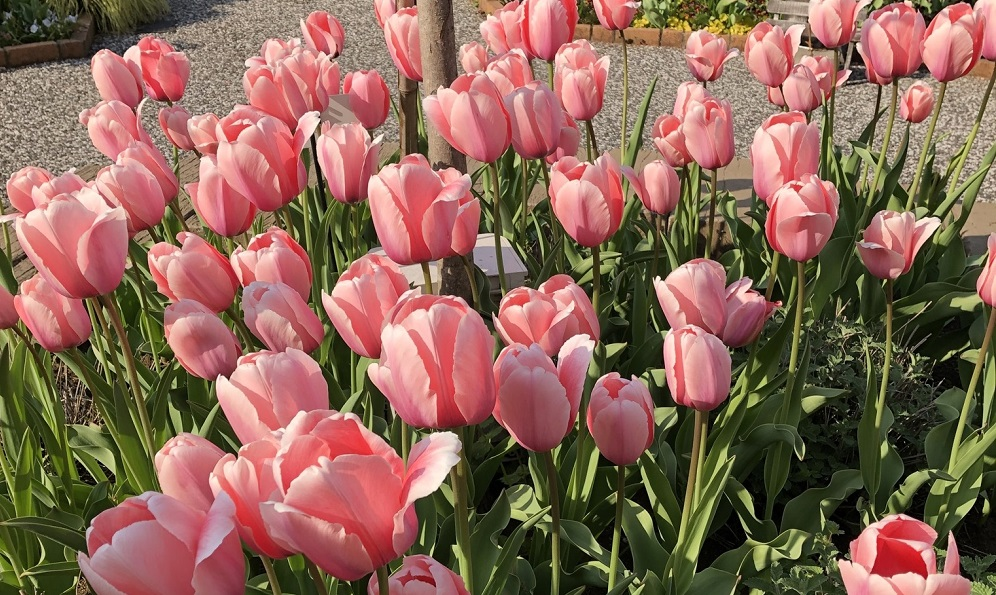
#> input picture Pythonふりがなプログラミング_スクレイピング入門/Chap2/img/flower1.jpg, 996 x 595 px
$ python -i dispImageGrey.py   (imports and definitions only)
#> lines starting #> are read from the running program, lines starting #| are printed output that depends on the picture
import tkinter as tk
import tkinter.filedialog as fd
import PIL.Image
import PIL.ImageTk

def dispPhoto(path):
    # 画像を読み込む
    newImage = PIL.Image.open(path).convert("L").resize((140,280)).resize((350,700),resample=0)
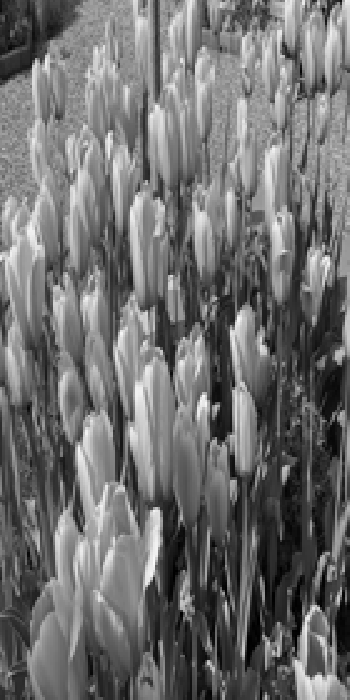
#> newImage: PIL image 350x700 L; min 0, max 249, mean 111.2
    # そのイメージをラベルに表示する
#> (the run stopped early here; a loop or call above may not have finished)

$ run again, on Pythonふりがなプログラミング_スクレイピング入門/Chap2/img/flower2.jpg
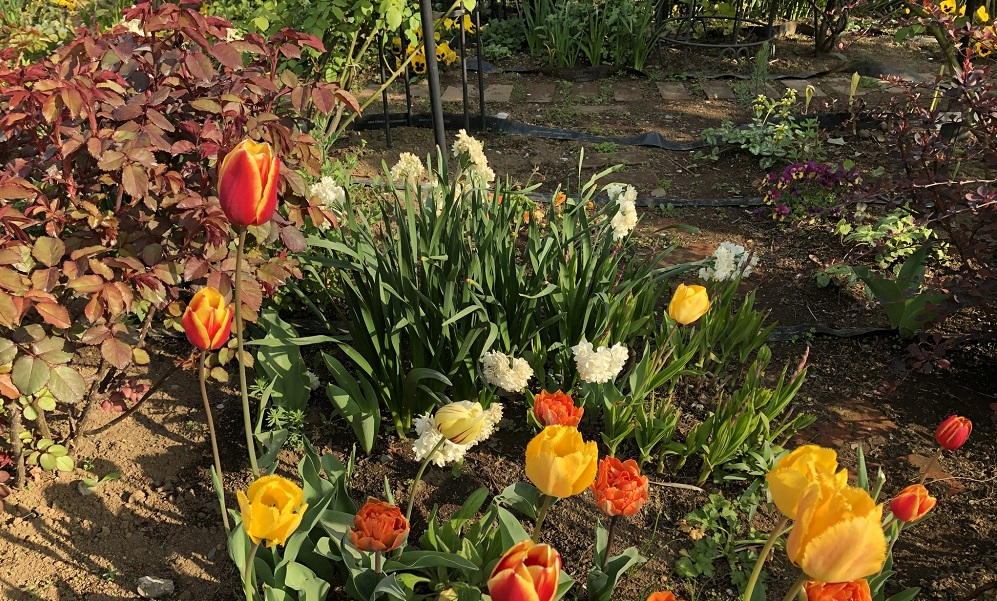
#> input picture Pythonふりがなプログラミング_スクレイピング入門/Chap2/img/flower2.jpg, 997 x 601 px
#> in dispPhoto, `newImage = PIL.Image.open(path).convert("L").resize((140,280)).resize(..`:
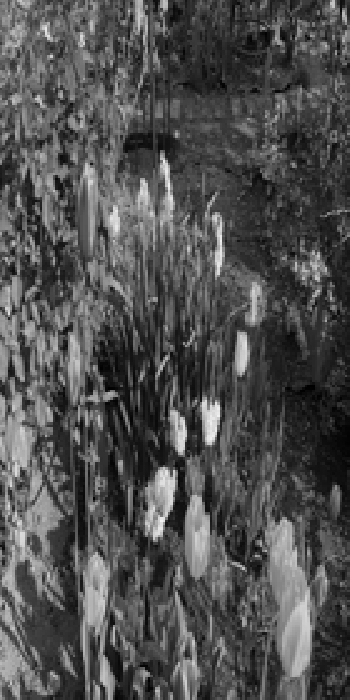
#> newImage: PIL image 350x700 L; min 0, max 242, mean 79.8
